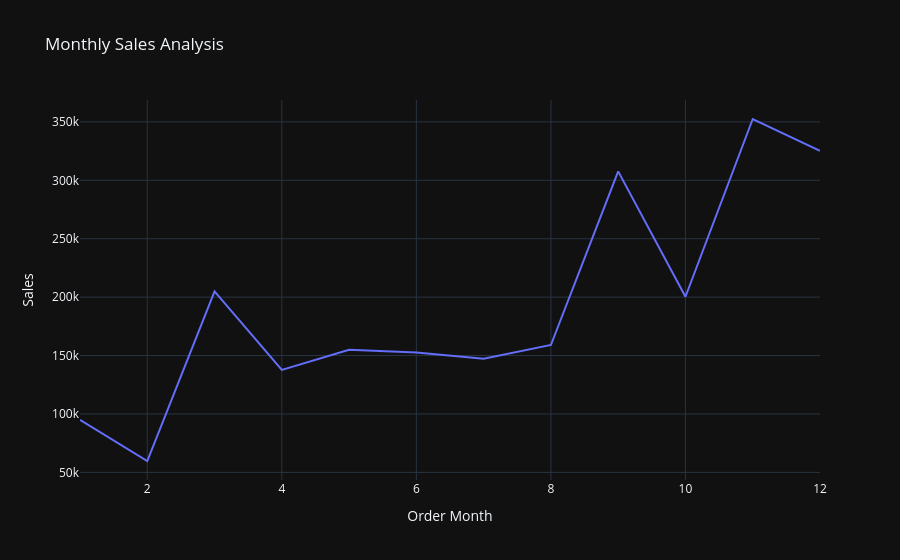

The notebook cell this image was saved under:
### Markdown cell above
# Monthly sales analysis

### Code cell
sales_by_month = data.groupby("Order Month")["Sales"].sum().reset_index()
data["Year-Month"] = data["Order Date"].dt.to_period("M")
monthy_sales = data.groupby("Year-Month")['Sales'].sum().reset_index()
monthy_sales['Year-Month'] = monthly_sales["Year-Month"].astype(str)
    
fig = px.line(
    sales_by_month,
    x="Order Month",
    y="Sales",
    title="Monthly Sales Analysis"
)

fig.show()

### Figure 1 — Plotly figure (JSON) as saved in the notebook; plotly's stock layout.template omitted (floating-point values rounded to 4 significant figures)
{"data": [{"hovertemplate": "Order Month=%{x}<br>Sales=%{y}<extra></extra>", "legendgroup": "", "line": {"color": "#636efa", "dash": "solid"}, "marker": {"symbol": "circle"}, "mode": "lines", "name": "", "orientation": "v", "showlegend": false, "type": "scatter", "x": [1, 2, 3, 4, 5, 6, 7, 8, 9, 10, 11, 12], "xaxis": "x", "y": [94920.0, 59750.0, 205000.0, 137800.0, 155000.0, 152700.0, 147200.0, 159000.0, 307600.0, 200300.0, 352500.0, 325300.0], "yaxis": "y"}], "layout": {"legend": {"tracegroupgap": 0}, "title": {"text": "Monthly Sales Analysis"}, "xaxis": {"anchor": "y", "domain": [0, 1], "title": {"text": "Order Month"}}, "yaxis": {"anchor": "x", "domain": [0, 1], "title": {"text": "Sales"}}}}
